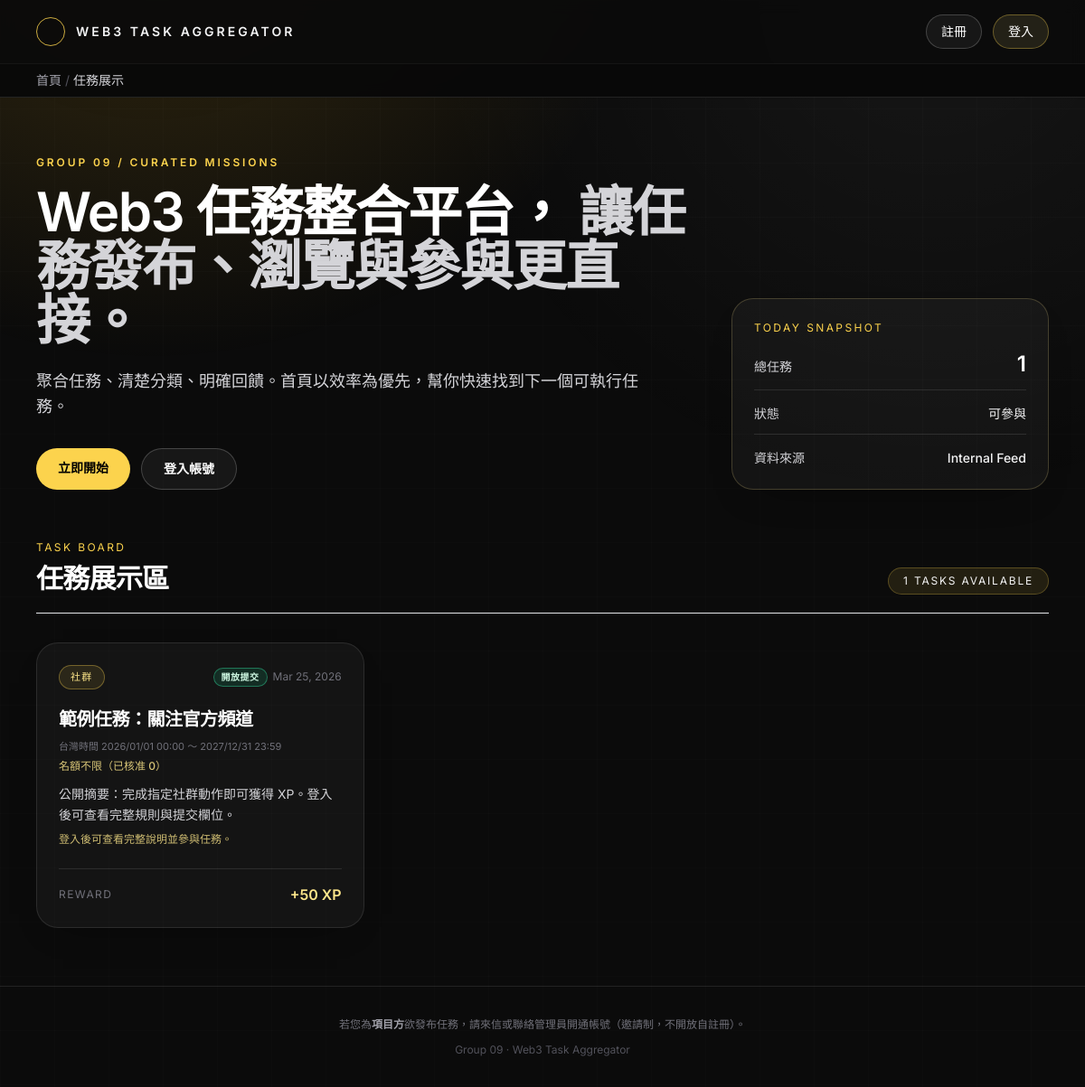
The page / on the database its author committed.
### tables this page shows
CREATE TABLE `tasks` (
  `id` INT UNSIGNED AUTO_INCREMENT PRIMARY KEY,
  `title` VARCHAR(150) NOT NULL,
  `summary` VARCHAR(500) NOT NULL DEFAULT '',
  `description` TEXT NOT NULL,
  `cover_image_url` VARCHAR(512) NULL DEFAULT NULL,
  `reward_xp` INT UNSIGNED NOT NULL DEFAULT 0,
  `category` VARCHAR(100) NOT NULL,
  `task_status` ENUM('published', 'ended') NOT NULL DEFAULT 'published',
  `starts_at` DATETIME NOT NULL,
  `ends_at` DATETIME NOT NULL,
  `max_completions` INT UNSIGNED NULL DEFAULT NULL,
  `form_schema` LONGTEXT NULL,
  `created_by` INT UNSIGNED NULL,
  `created_at` TIMESTAMP NOT NULL DEFAULT CURRENT_TIMESTAMP,
  CONSTRAINT `fk_tasks_creator` FOREIGN KEY (`created_by`) REFERENCES `users`(`id`) ON DELETE SET NULL
);

### includes/task_helpers.php (called while the page is built, shortened)
<?php
function task_taipei_tz(): DateTimeZone
{
    return new DateTimeZone('Asia/Taipei');
}
function task_now_taipei(): DateTimeImmutable
{
    return new DateTimeImmutable('now', task_taipei_tz());
}
function task_parse_db_datetime(string $s): ?DateTimeImmutable
{
    $s = trim($s);
    $dt = DateTimeImmutable::createFromFormat('Y-m-d H:i:s', $s, task_taipei_tz());
    if ($dt !== false) {
        return $dt;
    }
    $dt2 = DateTimeImmutable::createFromFormat('Y-m-d H:i:s', str_replace('T', ' ', $s), task_taipei_tz());
    return $dt2 !== false ? $dt2 : null;
}
function task_format_taipei_display(?string $dbDatetime): string
{
    $dt = task_parse_db_datetime($dbDatetime);
    return $dt ? $dt->format('Y/m/d H:i') : $dbDatetime;
}
function task_submission_gate(array $task, int $approvedCount, ?DateTimeImmutable $now = null): array
{
    $now = $now ?? task_now_taipei();
    $codes = [];
    $labels = [];
    $status = (string) ($task['task_status'] ?? 'published');
    $starts = isset($task['starts_at']) ? task_parse_db_datetime((string) $task['starts_at']) : null;
    $ends = isset($task['ends_at']) ? task_parse_db_datetime((string) $task['ends_at']) : null;
    $maxRaw = $task['max_completions'] ?? null;
    $spots = null;
    return [
        'can_submit' => $codes === [],
        'block_codes' => $codes,
        'block_labels' => $labels,
        'spots_left' => $spots,
        'approved_count' => $approvedCount,
    ];
}

### index.php (the view, shortened to what this page needs)
<?php
require_once './db.php';
require_once __DIR__ . '/includes/task_helpers.php';
$tasks = [];
$taskQuery = $conn->query(
    "SELECT t.id, t.title, t.summary, t.description, t.cover_image_url, t.reward_xp, t.category, t.created_at, t.task_status, t.starts_at, t.ends_at, t.max_completions, "
    . "(SELECT COUNT(*) FROM submissions s WHERE s.task_id = t.id AND s.status = 'approved') AS approved_count "
    . 'FROM tasks t ORDER BY t.created_at DESC'
);
if ($taskQuery) {
    while ($row = $taskQuery->fetch_assoc()) {
        $tasks[] = $row;
    }
}
$isLoggedIn = isset($_SESSION['user_id'], $_SESSION['role']);
function formatTaskDate(string $datetime): string
{
    $timestamp = strtotime($datetime);
    return date('M d, Y', $timestamp);
}
function taskPublicTeaser(array $task): string
{
    $s = trim((string) ($task['summary'] ?? ''));
    if ($s !== '') {
        return $s;
    }
    $d = (string) ($task['description'] ?? '');
    return strlen($d) > 160 ? substr($d, 0, 160) . '…' : $d;
}
?>
<!DOCTYPE html>
<html lang="zh-Hant">
<head>
    <script src="https://cdn.tailwindcss.com"></script>
</head>
<body class="min-h-screen bg-[#0b0b0b] text-zinc-100 antialiased selection:bg-amber-300/25 selection:text-white">
    <div aria-hidden="true" class="pointer-events-none fixed inset-0 -z-10">
        <div class="absolute inset-0 bg-[radial-gradient(1000px_circle_at_14%_-15%,rgba(251,191,36,0.20),transparent_58%),radial-gradient(900px_circle_at_86%_0%,rgba(255,255,255,0.05),transparent_62%)]"></div>
        <div class="absolute inset-0 opacity-25 [background-image:linear-gradient(to_right,rgba(255,255,255,0.055)_1px,transparent_1px),linear-gradient(to_bottom,rgba(255,255,255,0.055)_1px,transparent_1px)] [background-size:60px_60px]"></div>
    </div>
    <?php
    $shellBreadcrumbs = [
        ['label' => '首頁', 'href' => './index.php'],
        ['label' => '任務展示', 'href' => null],
    ];
    $shellPage = $isLoggedIn ? 'auth_index' : 'guest_index';
    require __DIR__ . '/includes/site_header.php';
    ?>
    <main class="mx-auto w-full max-w-6xl px-4">
        <section class="grid gap-10 pb-14 pt-16 lg:grid-cols-[1.35fr_0.65fr] lg:items-end">
            <div class="fade-in-up">
                <p class="text-xs font-semibold uppercase tracking-[0.24em] text-amber-300">Group 09 / Curated Missions</p>
                <h1 class="mt-4 max-w-4xl text-4xl font-semibold leading-tight tracking-tight text-white md:text-6xl">
                    Web3 任務整合平台，
                    <span class="text-zinc-300">讓任務發布、瀏覽與參與更直接。</span>
                </h1>
                <p class="mt-6 max-w-2xl text-base leading-relaxed text-zinc-300 md:text-lg">
                    聚合任務、清楚分類、明確回饋。首頁以效率為優先，幫你快速找到下一個可執行任務。
                </p>
                <div class="mt-8 flex flex-wrap gap-3">
                    <a href="./dashboard.php" class="rounded-full bg-amber-300 px-6 py-3 text-sm font-semibold text-black transition hover:bg-amber-200 focus-visible:outline-none focus-visible:ring-2 focus-visible:ring-amber-200">立即開始</a>
                    <a href="./login.php" class="rounded-full border border-white/20 bg-white/5 px-6 py-3 text-sm font-semibold text-white transition hover:bg-white/10 focus-visible:outline-none focus-visible:ring-2 focus-visible:ring-white/50">登入帳號</a>
                </div>
            </div>
            <aside class="fade-in-up-delay rounded-3xl border border-amber-200/20 bg-white/[0.04] p-6 shadow-[0_18px_50px_-35px_rgba(0,0,0,0.9)]">
                <p class="text-xs uppercase tracking-[0.2em] text-amber-300">Today Snapshot</p>
                <div class="mt-4 space-y-4">
                    <div class="flex items-baseline justify-between border-b border-white/10 pb-3">
                        <span class="text-sm text-zinc-300">總任務</span>
                        <span class="text-2xl font-semibold text-white"><?php echo count($tasks); ?></span>
                    </div>
                    <div class="flex items-baseline justify-between border-b border-white/10 pb-3">
                        <span class="text-sm text-zinc-300">狀態</span>
                        <span class="text-sm font-medium text-zinc-100"><?php echo empty($tasks) ? '等待上架' : '可參與'; ?></span>
                    </div>
                    <div class="flex items-baseline justify-between">
                        <span class="text-sm text-zinc-300">資料來源</span>
                        <span class="text-sm font-medium text-zinc-100">Internal Feed</span>
                    </div>
                </div>
            </aside>
        </section>
        <section class="pb-16">
            <div class="mb-8 flex flex-wrap items-end justify-between gap-4 border-b border-white/12 pb-5">
                <div>
                    <p class="text-xs uppercase tracking-[0.2em] text-amber-300">Task Board</p>
                    <h2 class="mt-2 text-3xl font-semibold tracking-tight text-white">任務展示區</h2>
                </div>
                <span class="rounded-full border border-amber-300/25 bg-amber-300/10 px-4 py-1.5 text-xs uppercase tracking-[0.15em] text-zinc-100">
                    <?php echo count($tasks); ?> Tasks Available
                </span>
            </div>
            <?php if (empty($tasks)): ?>
                <div class="rounded-3xl border border-dashed border-amber-300/30 bg-white/[0.03] p-10 text-center">
                    <p class="text-sm text-zinc-300">目前尚無任務，請由管理員或項目方發布任務。</p>
                </div>
            <?php else: ?>
                <div class="grid grid-cols-1 gap-4 md:grid-cols-2 lg:grid-cols-3">
                    <?php foreach ($tasks as $task): ?>
                        <?php
                        $ac = (int) ($task['approved_count'] ?? 0);
                        $gate = task_submission_gate($task, $ac);
                        $maxC = $task['max_completions'] ?? null;
                        if ($maxC !== null && $maxC !== '' && (int) $maxC > 0) {
                            $quotaPublic = '名額（已核准）' . $ac . ' / ' . (int) $maxC . ' · 剩 ' . max(0, (int) $maxC - $ac);
                        } else {
                            $quotaPublic = '名額不限（已核准 ' . $ac . '）';
                        }
                        ?>
                        <article class="group flex h-full flex-col overflow-hidden rounded-3xl border border-white/10 bg-white/[0.04] shadow-[0_15px_40px_-30px_rgba(0,0,0,0.9)] transition hover:-translate-y-0.5 hover:border-amber-300/45 hover:bg-white/[0.065]">
                            <div class="flex flex-1 flex-col p-6">
                            <div class="flex flex-wrap items-center justify-between gap-2">
                                <p class="rounded-full border border-amber-300/35 bg-amber-300/10 px-3 py-1 text-[11px] font-medium uppercase tracking-[0.12em] text-amber-200">
                                    <?php echo htmlspecialchars($task['category']); ?>
                                </p>
                                <div class="flex flex-wrap items-center justify-end gap-1.5">
                                    <?php if (!$gate['can_submit']): ?>
                                        <span class="rounded-full border-2 border-rose-500/70 bg-rose-950/80 px-2 py-0.5 text-[10px] font-bold uppercase tracking-wider text-rose-100">不可提交</span>
                                    <?php else: ?>
                                        <span class="rounded-full border border-emerald-400/45 bg-emerald-500/15 px-2 py-0.5 text-[10px] font-bold uppercase tracking-wider text-emerald-100">開放提交</span>
                                    <?php endif; ?>
                                    <p class="text-xs text-zinc-500"><?php echo htmlspecialchars(formatTaskDate($task['created_at'])); ?></p>
                                </div>
                            </div>
                            <h3 class="mt-5 text-xl font-semibold leading-snug tracking-tight text-white">
                                <?php echo htmlspecialchars($task['title']); ?>
                            </h3>
                            <p class="mt-2 text-[11px] leading-relaxed text-zinc-500">
                                台灣時間 <?php echo htmlspecialchars(task_format_taipei_display($task['starts_at'] ?? '')); ?> ～ <?php echo htmlspecialchars(task_format_taipei_display($task['ends_at'] ?? '')); ?>
                            </p>
                            <p class="mt-1 text-xs font-medium text-amber-200/85"><?php echo htmlspecialchars($quotaPublic); ?></p>
                            <?php if ($isLoggedIn): ?>
                                <p class="mt-3 flex-1 text-sm leading-relaxed text-zinc-300">
                                    <?php echo nl2br(htmlspecialchars($task['description'])); ?>
                                </p>
                            <?php else: ?>
                                <p class="mt-3 flex-1 text-sm leading-relaxed text-zinc-300">
                                    <?php echo nl2br(htmlspecialchars(taskPublicTeaser($task))); ?>
                                </p>
                                <p class="mt-2 text-xs text-amber-200/80">登入後可查看完整說明並參與任務。</p>
                            <?php endif; ?>
                            <div class="mt-6 flex items-center justify-between border-t border-white/10 pt-4">
                                <span class="text-xs uppercase tracking-[0.12em] text-zinc-500">Reward</span>
                                <span class="text-base font-semibold text-amber-200">+<?php echo (int) $task['reward_xp']; ?> XP</span>
                            </div>
                            </div>
                        </article>
                    <?php endforeach; ?>
                </div>
            <?php endif; ?>
        </section>
    </main>
    <?php require __DIR__ . '/includes/site_footer.php'; ?>
</body>
</html>

### includes/site_header.php (shortened to what this page needs)
<?php
$shellPage = $shellPage ?? 'guest_index';
$shellBreadcrumbs = $shellBreadcrumbs ?? [['label' => '首頁', 'href' => null]];
?>
<header class="sticky top-0 z-30 border-b border-white/10 bg-[#0b0b0b]/95 backdrop-blur">
    <div class="mx-auto flex w-full max-w-6xl items-center justify-between gap-3 px-4 py-3 md:py-4">
        <a href="./index.php" class="flex min-w-0 items-center gap-3">
            <span class="h-8 w-8 shrink-0 rounded-full border border-amber-300/80"></span>
            <span class="truncate text-sm font-semibold uppercase tracking-[0.18em] text-zinc-100 md:tracking-[0.22em]">Web3 Task Aggregator</span>
        </a>
        <div class="hidden items-center gap-2 md:flex md:gap-3">
            <?php if ($shellPage === 'guest_index'): ?>
                <a href="./register.php" class="rounded-full border border-white/20 bg-white/5 px-4 py-2 text-sm font-medium text-white transition hover:bg-white/10 focus-visible:outline-none focus-visible:ring-2 focus-visible:ring-white/40">註冊</a>
                <a href="./login.php" class="rounded-full border border-amber-300/35 bg-amber-200/10 px-4 py-2 text-sm font-medium text-white transition hover:bg-amber-200/20 focus-visible:outline-none focus-visible:ring-2 focus-visible:ring-amber-300/60">登入</a>
            <?php endif; ?>
        </div>
    </div>
    <div class="border-t border-white/5 bg-black/20">
        <nav class="mx-auto max-w-6xl px-4 py-2 text-xs text-zinc-500 md:text-sm" aria-label="麵包屑">
            <ol class="flex flex-wrap items-center gap-x-1 gap-y-1">
                <?php foreach ($shellBreadcrumbs as $i => $bc): ?>
                    <?php if ($i > 0): ?>
                        <li class="text-zinc-600" aria-hidden="true">/</li>
                    <?php endif; ?>
                    <li>
                        <?php if (!empty($bc['href'])): ?>
                            <a href="<?php echo htmlspecialchars($bc['href']); ?>" class="text-zinc-400 transition hover:text-amber-200/90"><?php echo htmlspecialchars($bc['label']); ?></a>
                        <?php else: ?>
                            <span class="font-medium text-zinc-300"><?php echo htmlspecialchars($bc['label']); ?></span>
                        <?php endif; ?>
                    </li>
                <?php endforeach; ?>
            </ol>
        </nav>
    </div>
</header>

### includes/site_footer.php (shortened to what this page needs)
<footer class="border-t border-white/10 py-8 text-center text-xs leading-relaxed text-zinc-500">
    <p>若您為<strong class="text-zinc-400">項目方</strong>欲發布任務，請來信或聯絡管理員開通帳號（邀請制，不開放自註冊）。</p>
    <p class="mt-2 text-zinc-600">Group 09 · Web3 Task Aggregator</p>
</footer>

### index.php (style rules this page uses)
body { font-family: "Inter", sans-serif; }
.fade-in-up { animation: fadeInUp 560ms ease-out both; }
.fade-in-up-delay { animation: fadeInUp 720ms ease-out both; }

### rows shown on the page
tasks: category "社群", created_at "Mar 25, 2026", title "範例任務：關注官方頻道", starts_at "2026/01/01 00:00", ends_at "2027/12/31 23:59", quotaPublic "名額不限（已核准 0）", summary "公開摘要：完成指定社群動作即可獲得 XP。登入後可查看完整規則與提交欄位。", reward_xp "50"

### other values the page prints
$bc['label'] "首頁"
$bc['label'] "任務展示"
count($tasks) "1"
